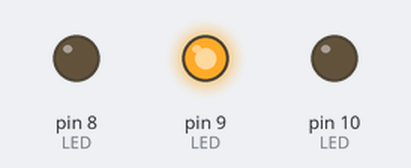
Recording of a sketch running on a simulated Arduino Uno, built with avr-gcc and run on an emulated ATmega328P. Parts: output pins drawn as LEDs (lit = HIGH).

Above: at 0.05 s.
At 0.15 s:
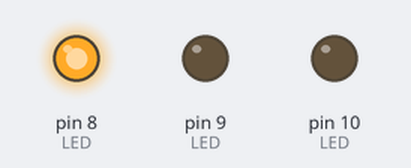
At 0.45 s:
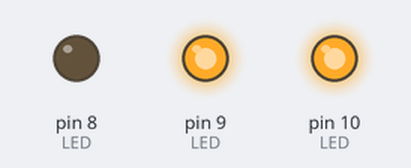
At 0.85 s:
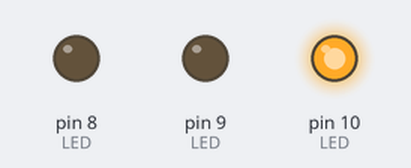
At 1.55 s:
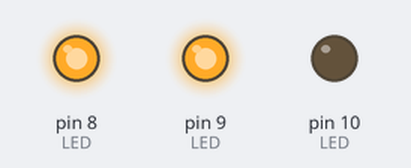
At 2.2 s:
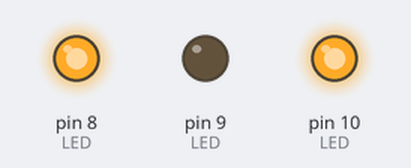
Timing chart, 0 to 3.0 s (numbered marks = the images above):
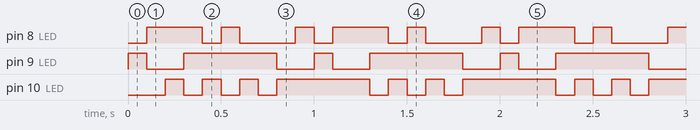

Measured:
- by itself, pin 8 (LED): repeats every 1.0 s: LOW 0.10 s, HIGH 0.10 s, LOW 0.30 s, HIGH 0.10 s, LOW 0.10 s, HIGH 0.30 s
- by itself, pin 9 (LED): repeats every 1.0 s: LOW 0.20 s, HIGH 0.50 s, LOW 0.20 s, HIGH 0.10 s
- by itself, pin 10 (LED): repeats every 1.0 s: 2 × (LOW 0.10 s, HIGH 0.10 s), LOW 0.10 s, HIGH 0.50 s

The sketch:

33_LEd.ino
```cpp
int delayTime = 100;

void setup() {

}


void LEDon(char mode1[10],char mode2[10],char mode3[10], char lvl1[10], char lvl2[10], char lvl3[10]) {
  pinMode(8, mode1);
  pinMode(9, mode2);
  pinMode(10, mode3);

  digitalWrite(8, lvl1);
  digitalWrite(9, lvl2);
  digitalWrite(10, lvl3);
}

void loop() {
  // LED 1
  LEDon(OUTPUT, OUTPUT, INPUT, LOW, HIGH, LOW);
  delay(delayTime);

  // LED 2
  LEDon(OUTPUT, OUTPUT, INPUT, HIGH, LOW, LOW);
  delay(delayTime);

  // LED 3
  LEDon(INPUT, OUTPUT, OUTPUT, LOW, LOW, HIGH);
  delay(delayTime);

  // LED 4
  LEDon(INPUT, OUTPUT, OUTPUT, LOW, HIGH, LOW);
  delay(delayTime);

  // LED 5
  LEDon(OUTPUT, INPUT, OUTPUT, LOW, LOW, HIGH);
  delay(delayTime);

  // LED 6
  LEDon(OUTPUT, INPUT, OUTPUT, HIGH, LOW, LOW);
  delay(delayTime);

  // LED 5
  LEDon(OUTPUT, INPUT, OUTPUT, LOW, LOW, HIGH);
  delay(delayTime);

  // LED 4
  LEDon(INPUT, OUTPUT, OUTPUT, LOW, HIGH, LOW);
  delay(delayTime);

  // LED 3
  LEDon(INPUT, OUTPUT, OUTPUT, LOW, LOW, HIGH);
  delay(delayTime);

  // LED 2
  LEDon(OUTPUT, OUTPUT, INPUT, HIGH, LOW, LOW);
  delay(delayTime);
}
```
